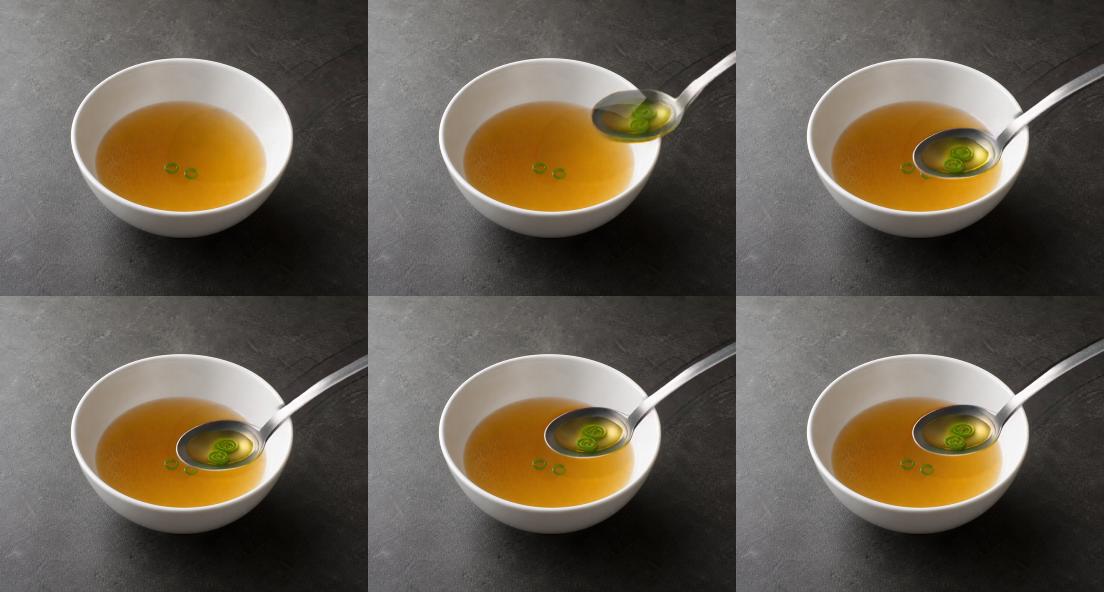
#> input picture artifacts/day11_phase_action_checkpoint_sweep_gp40_retry_v2_20260911T144335Z/clear_broth_spoon_imagegen_pseudo_v1/lora_off_projected_review.png, 2208 x 1184 px (shown at 1/2 size)
$ python -i build_geoedit_spoon_scoop_case.py   (imports and definitions only)
#> lines starting #> are read from the running program, lines starting #| are printed output that depends on the picture; after the words box and inside, x2 and y2 are one past the last pixel; in counts of white or black regions, pixels touching at a corner belong together
#!/usr/bin/env python3
"""Build a controlled GeoEdit case for inserting a spoon that scoops soup.

The ImageGen edit is an audited target proxy only.  The GeoEdit reference is
always the utensil-free source, and pixels outside the explicit action mask are
copied bit-exactly from that source.
"""

from __future__ import annotations

import argparse
import json
import shutil
from pathlib import Path

import cv2
import numpy as np
from PIL import Image, ImageDraw, ImageFilter, ImageOps


# [56 lines left out: functions parse_args, require_new_directory, fit_rgb, largest_component, white_bowl_left_anchor, not called in this run]


def green_components(rgb: np.ndarray) -> tuple[np.ndarray, list[dict[str, object]]]:
    height, width = rgb.shape[:2]
#> height = 1184; width = 2208
    yy, xx = np.ogrid[:height, :width]
#> yy = 1184 values from 0 to 1183
    # The target spoon and all three garnish objects stay within this support.
    # Restricting the detector prevents greenish tabletop texture from being
    # counted as food.
    support = (
        ((xx - 0.50 * width) / (0.34 * width)) ** 2
        + ((yy - 0.50 * height) / (0.36 * height)) ** 2
        <= 1.0
    )
    hsv = cv2.cvtColor(rgb, cv2.COLOR_RGB2HSV)
#> hsv: shape (1184, 2208, 3); mean H, S, V 32.8, 51.9, 103.6
    green = (
        (hsv[..., 0] >= 25)
        & (hsv[..., 0] <= 105)
        & (hsv[..., 1] >= 55)
        & (hsv[..., 2] >= 20)
        & support
    ).astype(np.uint8)
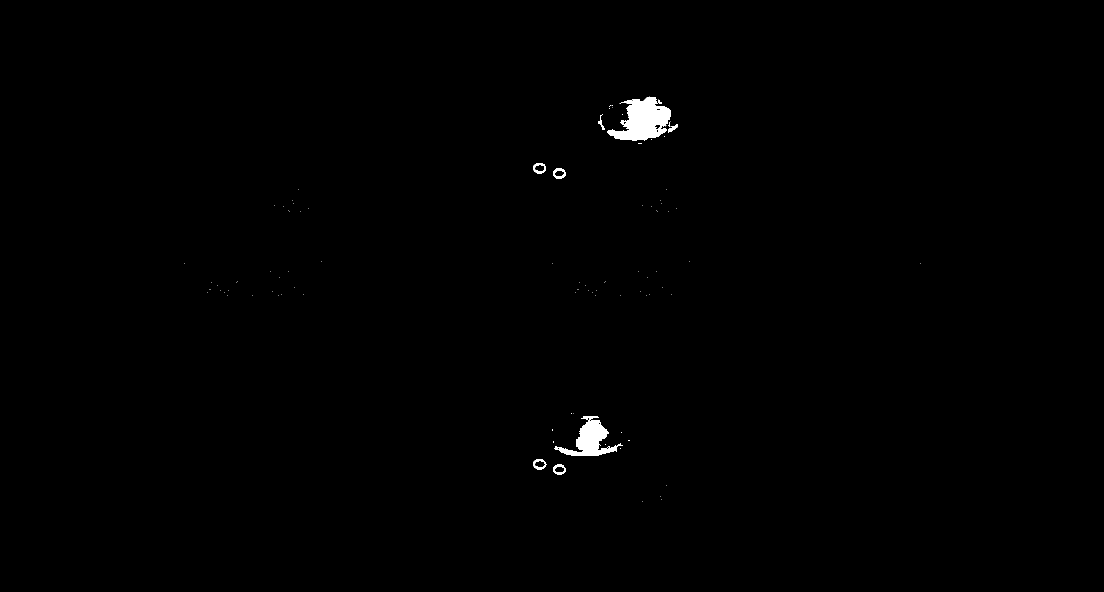
#> green: shape (1184, 2208) (shown at 1/2 size); values 0 (black) and 1 (white), 0.49% white; 95 white regions (86 under 20 px), largest, box (x1, y1, x2, y2) and area: (1214, 194, 1342, 282) 6741, (1108, 832, 1246, 912) 4284, (1106, 336, 1132, 358) 319
    green = cv2.morphologyEx(
        green,
        cv2.MORPH_CLOSE,
        cv2.getStructuringElement(cv2.MORPH_ELLIPSE, (9, 7)),
    )
#> green: shape (1184, 2208); values 0 (black) and 1 (white), 0.53% white; 83 white regions (76 under 20 px), largest, box (x1, y1, x2, y2) and area: (1196, 192, 1356, 282) 7650, (1108, 832, 1246, 912) 4627, (1106, 336, 1132, 358) 355
    count, labels, stats, centroids = cv2.connectedComponentsWithStats(
        green, connectivity=8
    )
#> labels: shape (1184, 2208) int32; 84 distinct labels, from 0 to 83
#> count = 84; stats = 84 rows, first 6: [0, 0, 2208, 1184, 2600508], [1196, 192, 160, 90, 7650], [1238, 206, 1, 1, 1], [1218, 210, 8, 8, 30], [1244, 228, 2, 2, 4], [1328, 272, 1, 2, 2]; centroids = 84 pairs, first value 369 to 1841, second value 206 to 1003
    items: list[tuple[int, int]] = []
    for label in range(1, count):
        area = int(stats[label, cv2.CC_STAT_AREA])
        if 100 <= area <= 1400:
            items.append((label, area))
#> this loop made 83 passes
#> area on passes 1, 3, 7, 8, 78, 79: 7650, 30, 323, 355, 326, 330
#> after the loop, items = [(7, 323), (8, 355), (78, 326), (79, 330)]
    items.sort(key=lambda item: item[1], reverse=True)
    if len(items) != 3:
#> (the run stopped early here; a loop or call above may not have finished)
